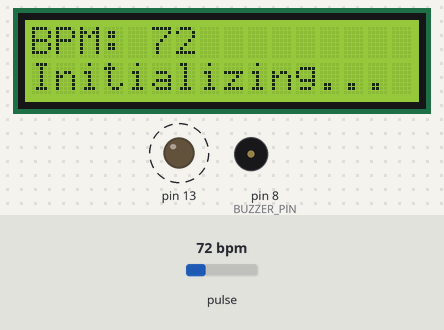
The sketch below on a simulated Arduino Uno, built with avr-gcc and run on an emulated ATmega328P. On the bench: 16×2 character LCD, output pins drawn as LEDs (lit = HIGH), buzzer (waves = sounding, pin HIGH). Dashed ring = blinking. Inputs (shaded band) come from the test bench; at power-on: pulse 72 bpm. What the sketch prints to the serial monitor is not drawn.

Above: at 2.7 s.
2.8 s: pulse set to 99 bpm
At 3.21 s:
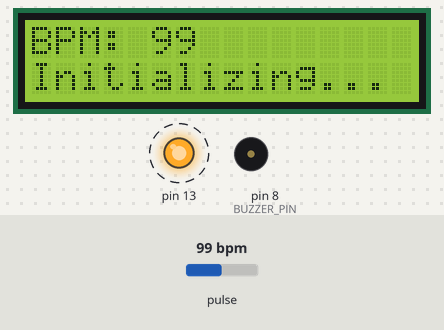
4.3 s: pulse set to 103 bpm
At 4.5 s:
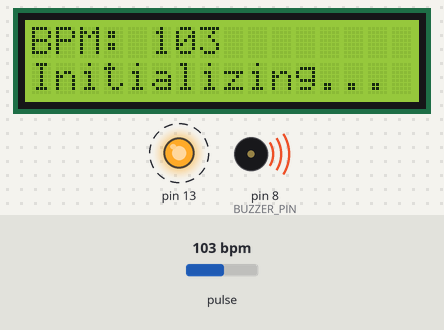
6.7 s: pulse set to 42 bpm
At 7.5 s:
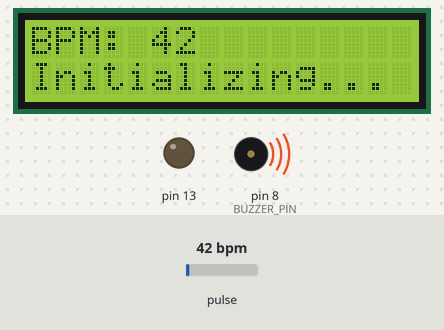
Timing chart, 0 to 15.3 s (numbered marks = the images above; inputs shaded):
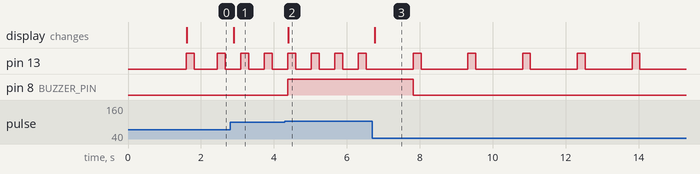

Measured:
- the behaviour switches between 100 and 101 bpm on pulse (found by bisection; images 1 and 2)
- after the input at 2.8 s, the display: changes after 0.09 s (image 1)
- after the input at 4.3 s, pin 8 (BUZZER_PIN): LOW → HIGH after 0.08 s; the display: changes after 0.09 s (image 2)
- after the input at 6.7 s, pin 13: alternates HIGH for 0.21 s and LOW for 1.3 s, starting after 1.1 s; pin 8 (BUZZER_PIN): HIGH → LOW after 1.1 s; the display: changes after 0.06 s (image 3)
- by itself, pin 13: alternates HIGH for 0.22 s and LOW for 0.43 s

The sketch:

PulseSensor_AMPED_with_16x2_I2C_LCD.ino
```cpp
// (licence header left out)
#include <Wire.h>
#include <LiquidCrystal_I2C.h>
#include <PulseSensorPlayground.h>

const int BUZZER_PIN = 8;
const int PULSE_PIN  = A0;
PulseSensorPlayground pulseSensor;
LiquidCrystal_I2C lcd(0x27, 16, 2);
int alarmState = 0;

void setup() {
  Serial.begin(9600);
  pulseSensor.analogInput(PULSE_PIN);
  pulseSensor.blinkOnPulse(13);     // Optional LED blink
  pulseSensor.setSerial(Serial);
  pulseSensor.setThreshold(550);
  pinMode(BUZZER_PIN, OUTPUT);
  digitalWrite(BUZZER_PIN, LOW);
  lcd.init();
  lcd.backlight();
  lcd.clear();
  lcd.setCursor(0, 0);
  lcd.print("Pulse Sensor");
  lcd.setCursor(0, 1);
  lcd.print("Initializing...");
  delay(1500);
}

void loop() {
  int bpm = pulseSensor.getBeatsPerMinute();
  pulseSensor.sawNewSample();

  if (pulseSensor.sawStartOfBeat()) {
    Serial.print("BPM: ");
    Serial.println(bpm);
    alarmState = (bpm > 100) ? 1 : 0;
  }

  digitalWrite(BUZZER_PIN, alarmState ? HIGH : LOW);
  lcd.setCursor(0, 0);
  lcd.print("BPM: ");
  lcd.print(bpm);
  lcd.print("     "); // Clear old chars
  delay(200);
}
```
